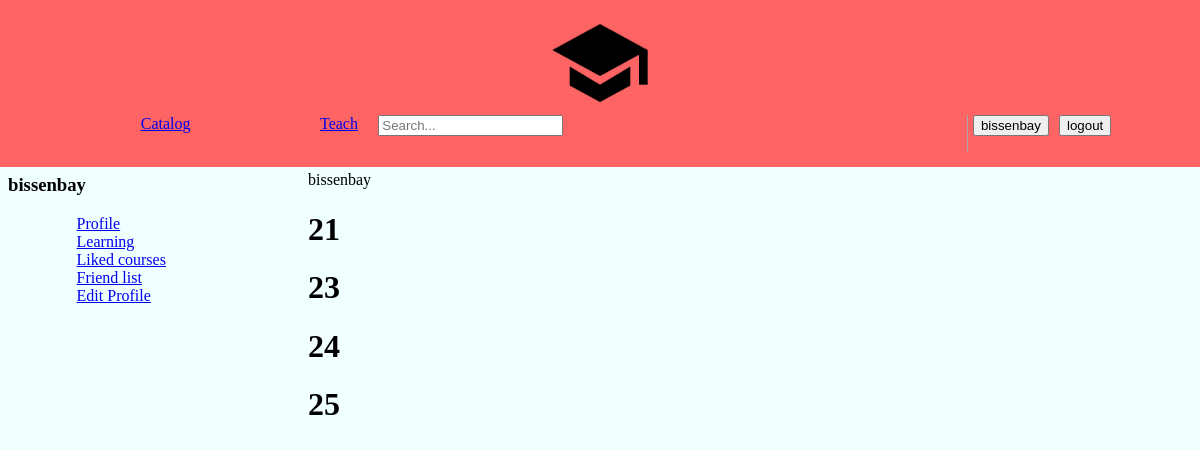
The app's page /account/liked (signed in) with its own data.
### main/models.py (models this page shows, shortened)
class Course(models.Model):
    coursename = models.CharField(max_length=256, null=False)
    teacher = models.CharField(max_length=32, null=False)
    icon = models.ImageField(upload_to='course_images' , null=False)
    price = models.DecimalField(max_digits=8, decimal_places=2)
    added = models.ManyToManyField(User, default=None,related_name='added')
    learn_user = models.ManyToManyField(User,blank=True,related_name='learn_user')
    liked = models.BooleanField(default=False)

### teach/views.py (the view)
# urls.py: path('account/liked', teach.views.liked, name='liked'),
def liked(request):
    courses = Course.objects.all().filter(
    )
    return render(request , 'teach/liked1.html',{
        'courses':courses,
        'request':request,
    })

### teach/templates/teach/liked1.html
{% include 'main/header.html' %}
<div class="main" style="display: flex">
    {% include 'teach/list.html' %}
    <div class="nav2">
        <p>
            {{ request.user }}
        </p>
        {% for c in courses %} {% for request.user.username in c.added.all%}
        <h1>{{ c.id }}</h1>
        {% endfor %} {% endfor %}
    </div>
</div>

### main/templates/main/header.html (shortened to what this page needs)
{% extends 'main/test.html' %} {% load static %} {% block header %}
<head>
</head>
<body>
    <nav class="nav" style="margin: -1%">
        <span>
        <a  href="/html/"><img class="logo" src=" {% static 'main/logo.png' %} "></a>
    <ol>
        <li><a href="/">Catalog</a></li>
        <li><a href="/teach/">Teach</a></li>
        <form action="{% url 'searching' %}" method="post">
        <li><input type="search" placeholder="Search..." name = 'name'></li>
        </form>
        {% if request.user.is_authenticated %}
            <li class="lgin"> <a id ='' href="/account"><button>{{ request.user.username }}</button></a></li>
            <li class="reg"> <a href="{% url 'logout' %}"><button>logout</button> </a></li>
        {% else %}
            <li class="lgin"> <a href="/teach/login"><button>Log in</button></a></li>
            <li class="reg"> <a href="/teach/test"><button>Sign up</button> </a></li>
        {% endif %}
    </ol>
    </span>
    </nav>
</body>
{% endblock %}

### teach/templates/teach/list.html
{% block list %}
<div class="nav1" style="width: 300px; border: 0">
    <div class="profile1">
        <h3 class="user_">{{ request.user.username }}</h3>
    </div>
    <div class="profile2">
        <ul class="profile2_ul">
            <li class="on1">
                <a href="{% url 'account'%}" data-purpose="user_manage:edit-profile">
                    Profile
                    </a>
            </li>
            <li class="on1">
                <a href="{% url 'learn'%}" data-purpose="user_manage:edit-account">Learning</a>
            </li>
            <li class="on1">
                <a href="{% url 'liked' %}" data-purpose="user_manage:edit-account">Liked courses</a>
            </li>
            <li class="on1">
                <a href="{% url 'liked' %}" data-purpose="user_manage:edit-account">Friend list</a>
            </li>
            {%if request.user.is_authenticated%}
            <li class="on1">
                <a href="{% url 'edit_profile' %}" data-purpose="user_manage:edit-account">Edit Profile</a>
            </li>
            {%endif%}
        </ul>
    </div>
</div>
{% endblock %}

### main/static/main/test.css (style rules this page uses)
body { background-color: azure; }
ol { list-style: none; margin: 0; padding: 0; display: flex; flex-wrap: wrap; }
ul { list-style-type: none; }
li { list-style-type: none; }

### main/static/main/header.css (style rules this page uses)
.logo { width: 104px; }
.nav { padding: 15px; text-align: center; display: block; background-color: #ff6464; }
.reg { margin-left: 10px; }
a { margin-top: 10px; }
li { margin-top: 0; margin-left: 11%; }
.lgin { margin-left: 5px; }
ul { list-style-type: none; }

### records on screen
Course: id "21"
Course: id "23"
Course: id "24"
Course: id "25"

### other values on screen
{{ request.user.username }} "bissenbay"
{{ request.user }} "bissenbay"
